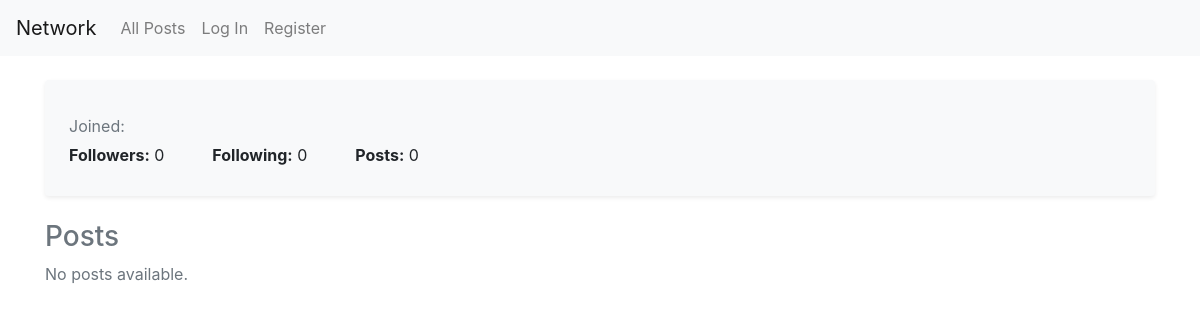
Page /profile/Said on the earlier database version.
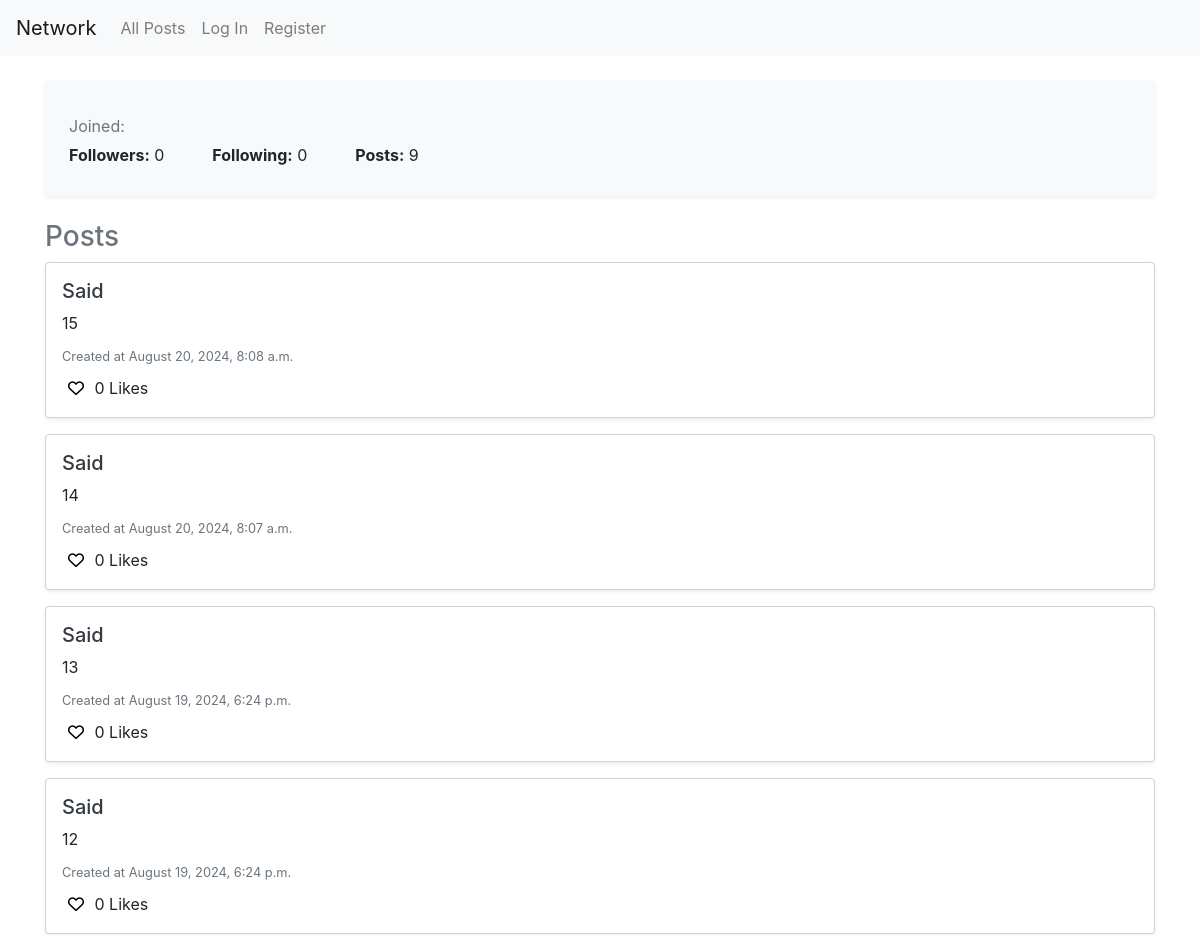
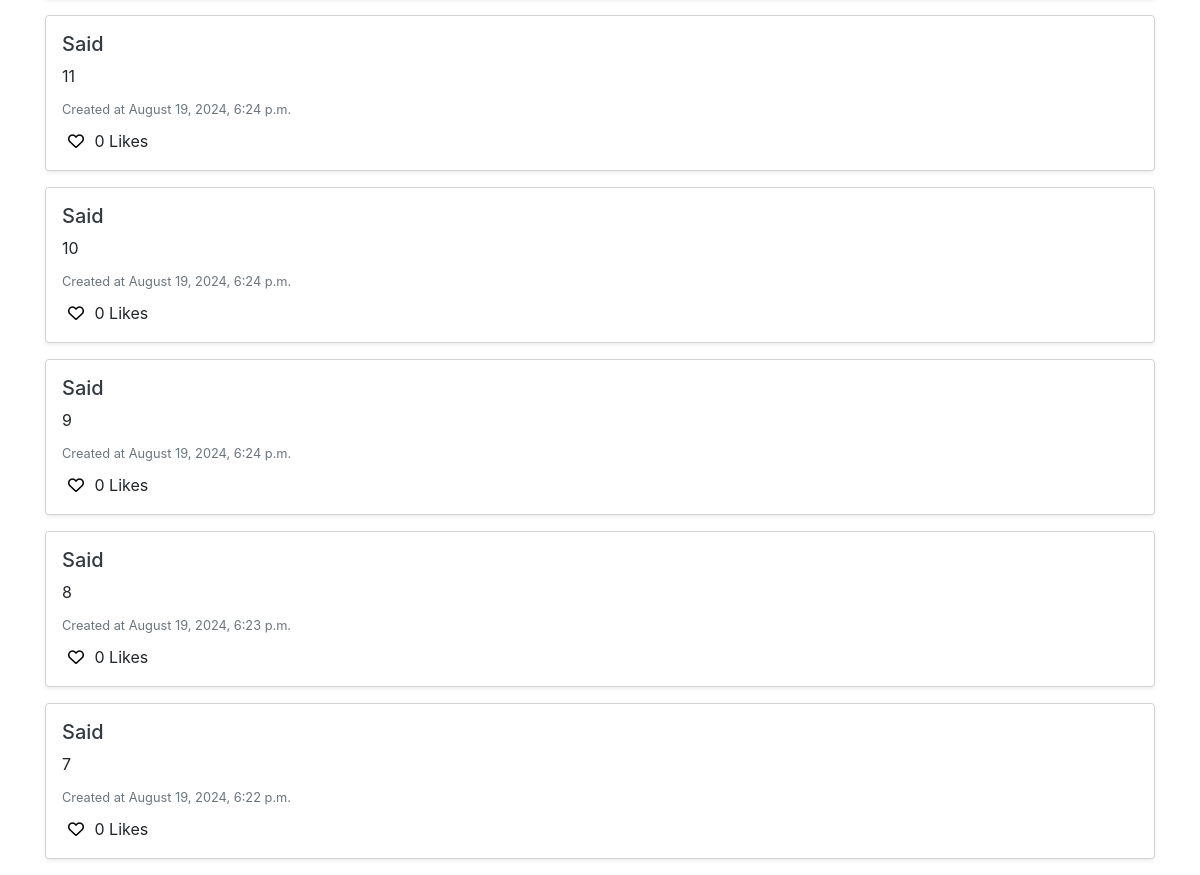
Same page on the later database version (2 pictures, top to bottom).
### network/models.py (models this page shows)
class Post(models.Model):
    user = models.ForeignKey("User", on_delete=models.CASCADE, related_name="owner")
    content = models.CharField(max_length=300)
    timestap = models.DateTimeField(auto_now_add=True)

class User(AbstractUser):
    pass

### network/views.py (the view)
# urls.py: path('profile/<str:username>', views.profile, name='profile'),
def profile(request, username):
    user = get_object_or_404(User, username=username)
    posts = Post.objects.filter(user=user).order_by('-timestap')
    return render(request, 'network/profile.html', {
        'posts': posts
    })

### network/templates/network/profile.html (shortened to what this page needs)
{% extends 'network/layout.html' %}
{% block body%}
<div class="container mt-4">
    <div class="profile-header bg-light p-4 rounded shadow-sm">
        <p class="text-muted">Joined: {{ user.date_joined|date:"F Y" }}</p>
        <div class="d-flex justify-content-start">
            <p class='mr-5'><strong>Followers:</strong> 0</p> </br>
            <p class='mr-5'><strong>Following:</strong> 0</p>
            <p class='mr-5'><strong>Posts:</strong> {{posts.count}}</p>
        </div>
    </div>
    <div class="posts-section mt-4">
        <h3 class="text-secondary">Posts</h3>
        {% if posts %}
            {% for post in posts %}
                <div id="new-post" class="post bg-white p-3 mb-3 rounded shadow-sm">
                    <h5 class="text-dark">{{ post.user }}</h5>
                    <p class="mb-2">{{ post.content }}</p>
                    <small class="text-muted">Created at {{ post.timestap|date:"F j, Y, g:i a" }}</small>
                    <div class="mt-2">
                        <button class="i-btn">
                            <i class="fa-regular fa-heart"></i>
                        </button>
                        <span>0 Likes</span>
                    </div>
                </div>
            {% endfor %}
        {% else %}
            <p class="text-muted">No posts available.</p>
        {% endif %}
    </div>
</div>
{% endblock %}

### network/templates/network/layout.html (shortened to what this page needs)
{% load static %}
<!DOCTYPE html>
<html lang="en">
    <head>
        <link rel="stylesheet" href="https://stackpath.bootstrapcdn.com/bootstrap/4.4.1/css/bootstrap.min.css">
        <link rel="stylesheet" href="https://cdnjs.cloudflare.com/ajax/libs/font-awesome/6.0.0-beta3/css/all.min.css">
        <link href="{% static 'network/styles.css' %}" rel="stylesheet">
    </head>
    <body>
        <nav class="navbar navbar-expand-lg navbar-light bg-light">
            <a class="navbar-brand" href="{% url 'index'%}">Network</a>
            <div>
              <ul class="navbar-nav mr-auto">
                <li class="nav-item">
                  <a class="nav-link" href="{% url 'allposts' %}">All Posts</a>
                </li>
                {% if user.is_authenticated %}
                    <li class="nav-item">
                        <a class="nav-link" href="#">Following</a>
                    </li>
                    <li class="nav-item">
                        <a class="nav-link" href="{% url 'logout' %}">Log Out</a>
                    </li>
                {% else %}
                    <li class="nav-item">
                        <a class="nav-link" href="{% url 'login' %}">Log In</a>
                    </li>
                    <li class="nav-item">
                        <a class="nav-link" href="{% url 'register' %}">Register</a>
                    </li>
                {% endif %}
              </ul>
            </div>
          </nav>
        <div class="body">
            {% block body %}
            {% endblock %}
        </div>
    </body>
</html>

### network/static/network/styles.css (style rules this page uses)
#new-post { border: 1px lightgray solid; padding: 15px; margin-bottom: 20px; }
#new-post .i-btn { border: none; background-color: transparent; }
.profile-header { background-color: #f8f9fa; padding: 20px; border-radius: 10px; box-shadow: 0 4px 8px rgba(0, 0, 0, 0.1); }
.profile-header p { margin-bottom: 5px; }

Differences in the rows shown:
added Post: user "Said", content "15", timestap "August 20, 2024, 8:08 a.m."
added Post: user "Said", content "14", timestap "August 20, 2024, 8:07 a.m."
added Post: user "Said", content "13", timestap "August 19, 2024, 6:24 p.m."
added Post: user "Said", content "12", timestap "August 19, 2024, 6:24 p.m."
added Post: user "Said", content "11", timestap "August 19, 2024, 6:24 p.m."
added Post: user "Said", content "10", timestap "August 19, 2024, 6:24 p.m."
added Post: user "Said", content "9", timestap "August 19, 2024, 6:24 p.m."
added Post: user "Said", content "8", timestap "August 19, 2024, 6:23 p.m."
added Post: user "Said", content "7", timestap "August 19, 2024, 6:22 p.m."
Other differences:
{{ posts.count }}: "0" → "9"
text no longer shown: "No posts available."
